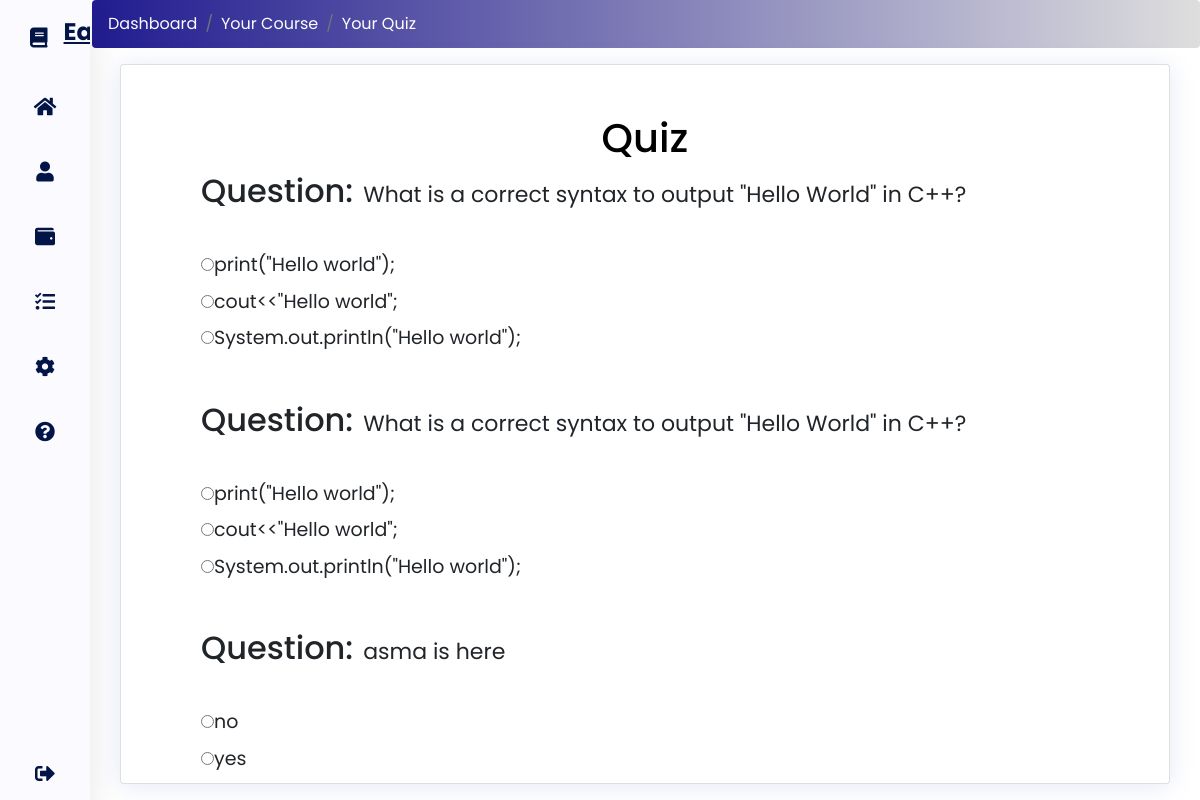
Page /QuizAnswer.php on the committed database.
### tables this page shows
CREATE TABLE `questions` (
  `quiz_id` int(11) NOT NULL,
  `quiz_name` varchar(255) NOT NULL,
  `course_name` varchar(255) NOT NULL,
  `course_id` int(11) NOT NULL,
  `question` varchar(255) NOT NULL,
  `choices` longtext NOT NULL CHECK (json_valid(`choices`)),
  `correct_choice` int(11) NOT NULL,
  `quiz_btn_etat` tinyint(1) NOT NULL
);

### QuizAnswer.php (the view, shortened to what this page needs)
<!DOCTYPE html>
<html lang="en">
<head>
    <link rel="stylesheet" href="https://stackpath.bootstrapcdn.com/bootstrap/4.5.0/css/bootstrap.min.css"
>
    <link rel="stylesheet" href="https://cdnjs.cloudflare.com/ajax/libs/font-awesome/5.15.4/css/all.min.css">
    <link rel="stylesheet" href="https://unpkg.com/swiper/swiper-bundle.min.css" />
    <link rel="stylesheet" href="c++.css">
</head>
<body>
    <div class="topbar">
        <div aria-label="breadcrumb">
            <ol class="breadcrumb" style="background:linear-gradient(to right,rgb(33, 28, 144),rgb(222, 222, 222))">
                <li class="breadcrumb-item"  ><a href="dashboard.php" style="color:rgb(252, 252, 252);">Dashboard</a></li>
                <li class="breadcrumb-item"  ><a href="c++.php" style="color:rgb(252, 252, 252);">Your Course</a></li>
                <li class="breadcrumb-item active" aria-current="page" style="color:white;">Your Quiz</li>
            </ol>
        </div>
    </div>
    <div class="accordion" id="accordionExample" >
        <div class="card" style="height: 90vh;">
            <div class="card-header" id="headingOne">
                <h1 class="mb-0">
                    <button class="btn btn-link btn-block text-left" type="button" data-toggle="collapse" data-target="#collapseOne" aria-expanded="true" aria-controls="collapseOne" >
                        <br>
                        <h1> Quiz</h1>
                    </button>
                </h1>
            </div>
            <div style="margin-left: 5rem;">
                <?php
                    include("admin/db/dbConnection.php");
                    $sql = "SELECT * FROM questions";
                    $result = $conn->query($sql);
                    if ($result->num_rows > 0) {
                        while($row = $result->fetch_assoc()) {
                            $choices_array = json_decode($row["choices"]);
                            echo "<br><h2 style='display: inline-block; margin-right: 10px;'>Question:</h2><p style='display: inline-block; font-size: 22px;'>" . $row["question"] . "</p><br><br>";
                            echo "<form method='post' action=''>";
                            foreach ($choices_array as $key => $choice) {
                                echo "<div style='font-size: 19px;'>";
                                echo "<label><input type='radio' name='answer[" . $row["quiz_id"] . "]' value='" . $key . "'>" . $choice . "</label><br>";
                                echo "</div>";
                            }
                        }
                        echo "</form>";
                    }
                    else {
                        echo "<p>Aucune question trouvée.</p>";
                    }
                ?>
            </div>
            <nav>
                <ul>
                    <li>
                        <a href="a" id="logo" class="b">
                            <i class="fas fa-book" class="book"></i>easylearn
                        </a>
                    </li>
                    <li>
                        <a href="#" class="b">
                            <i class="fas fa-home"></i>
                        </a>
                    </li>
                    <li>
                        <a href="#" class="b">
                            <i class="fas fa-user"></i>
                        </a>
                    </li>
                    <li>
                        <a href="#" class="b">
                            <i class="fas fa-wallet"></i>
                        </a>
                    </li>
                    <li>
                        <a href="#" class="b">
                            <i class="fas fa-tasks"></i>
                        </a>
                    </li>
                    <li>
                        <a href="#" class="b">
                            <i class="fas fa-cog"></i>
                        </a>
                    </li>
                    <li>
                        <a href="#" class="b">
                            <i class="fas fa-question-circle"></i>
                        </a>
                    </li>
                    <li>
                        <a href="a" class="b" id="logout">
                            <i class="fas fa-sign-out-alt"></i>
                        </a>
                    </li>
                </ul>
            </nav>
        </div>
    </div>
</body>
</html>

### c++.css (style rules this page uses)
* { margin: 0; padding: 0; outLine:none; border: none; text-decoration: none; box-sizing: border-box; font-family: "Poppins", sans-serif; }
nav { position: fixed; top: 0; bottom: 0; height:100%; left: 0; background-color: rgb(251, 251, 255); width: 90px; overflow: hidden; transition: width 0..2s linear; box-shadow: 0px 20px 35px rgba(0,0,0,0.1); }
#logo { text-align: center; display:flex; font-weight: bold; padding: 14px; font-size: 24px; text-transform:capitalize; top: 0; color: #031546; }
.b { position: relative; color: #031546; font-size: 20px; display: table; width: 200px; padding: 10px; }
.fas { position: relative; width: 70px; height: 40px; top:14px; font-size: 20px; text-align: center; }
#logout { position: absolute; bottom: 0; }
.topbar { margin-left: 92px; }
.accordion { margin-left: 120px; margin-right: 30px; }
.card .card-header { background-color: transparent !important; border: none !important; padding: 10!important; margin-bottom: 20px; }
.card { box-shadow:0 2px 25px 0 rgba(110,130,208,0.18); }
.btn-link { width: 100%; height: 60px; color: black !important; font-weight: bold!important; text-align: center!important; text-decoration: none !important; font-size: 20px; }

### rows in the picture
questions: question "What is a correct syntax to output \"Hello World\" in C++?", choices "print(\"Hello world\");", choices "cout<<\"Hello world\";", choices "System.out.println(\"Hello world\");"
questions: question "What is a correct syntax to output \"Hello World\" in C++?", choices "print(\"Hello world\");", choices "cout<<\"Hello world\";", choices "System.out.println(\"Hello world\");"
questions: question "asma is here", choices "no", choices "yes"
